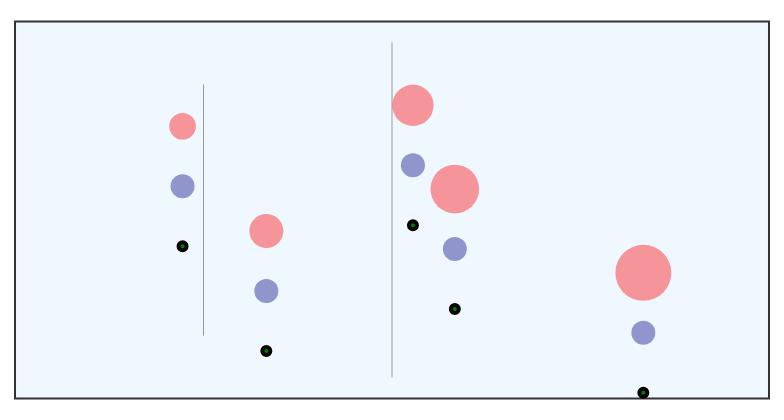

Here is the Vega-Lite specification saved for this chart:
### Vega specification from a JSON file in a GitHub repository (floating-point values rounded to 4 significant figures)
{"$schema": "https://vega.github.io/schema/vega/v6.json", "width": 300, "height": 200, "padding": 5, "autosize": "pad", "signals": [{"name": "r0", "value": 6}], "scales": [{"name": "size", "type": "linear", "domain": [2, 6], "range": [3, 14]}], "projections": [{"name": "p", "type": "equirectangular", "scale": 60, "translate": [150, 100]}], "data": [{"name": "quakes", "values": [{"type": "Feature", "properties": {"mag": 2}, "geometry": {"type": "Point", "coordinates": [-100, 40]}}, {"type": "Feature", "properties": {"mag": 4}, "geometry": {"type": "Point", "coordinates": [10, 50]}}, {"type": "Feature", "properties": {"mag": 6}, "geometry": {"type": "Point", "coordinates": [120, -30]}}, {"type": "Feature", "properties": {"mag": 3}, "geometry": {"type": "Point", "coordinates": [-60, -10]}}, {"type": "Feature", "properties": {"mag": 5}, "geometry": {"type": "Point", "coordinates": [30, 10]}}]}, {"name": "graticule", "values": [{"type": "MultiLineString", "coordinates": [[[-180, 0], [180, 0]], [[0, -80], [0, 80]], [[-90, -60], [-90, 60]]]}]}, {"name": "sphere", "values": [{"type": "Sphere"}]}], "marks": [{"type": "shape", "from": {"data": "sphere"}, "encode": {"update": {"fill": {"value": "aliceblue"}, "stroke": {"value": "#333"}}}, "transform": [{"type": "geoshape", "projection": "p"}]}, {"type": "shape", "from": {"data": "graticule"}, "encode": {"update": {"fill": {"value": "none"}, "stroke": {"value": "#999"}, "strokeWidth": {"value": 0.5}}}, "transform": [{"type": "geoshape", "projection": "p"}]}, {"type": "shape", "from": {"data": "quakes"}, "encode": {"update": {"fill": {"value": "red"}, "opacity": {"value": 0.4}}}, "transform": [{"type": "geoshape", "projection": "p", "pointRadius": {"expr": "scale('size', datum.properties.mag)"}}]}, {"type": "shape", "from": {"data": "quakes"}, "encode": {"update": {"fill": {"value": "navy"}, "y": {"value": 30}, "opacity": {"value": 0.4}}}, "transform": [{"type": "geoshape", "projection": "p", "pointRadius": {"signal": "r0"}}]}, {"type": "shape", "from": {"data": "quakes"}, "encode": {"update": {"fill": {"value": "green"}, "y": {"value": 60}, "stroke": {"value": "black"}, "strokeWidth": {"value": 2}, "strokeJoin": {"value": "bevel"}}}, "transform": [{"type": "geoshape", "projection": "p", "pointRadius": 2}]}]}
